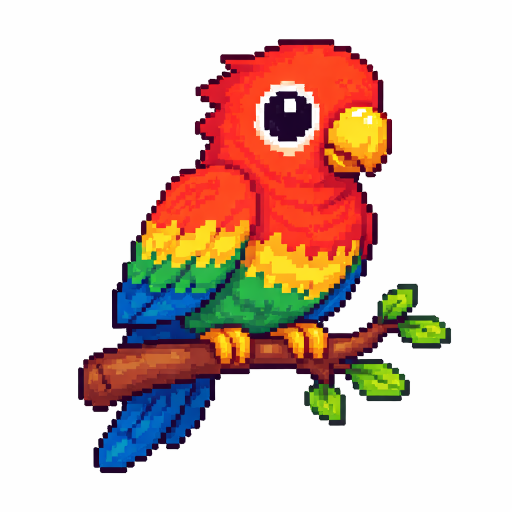
#> input picture pixelimg/pixel bird.png, 1024 x 1024 px (shown at 1/2 size)
$ python 'convolution python.py'
#> lines starting #> are read from the running program, lines starting #| are printed output that depends on the picture
from PIL import Image
import numpy as np
import matplotlib.pyplot as plt

def upsize(grid, multiplier):
    length = len(grid) * multiplier
    newgrid = np.zeros((length, length, len(grid[0][0])))
    for i in range(length):
        for j in range(length):
            newgrid[i, j] = grid[i//multiplier, j//multiplier]
    return newgrid.astype(np.uint8)

def unitconv(eff, imgarr):
    finalcolor = [0, 0, 0]
    for i in range(grid_size):
        for j in range(grid_size):
            finalcolor += imgarr[i,j] * eff[i,j]
    return finalcolor

def conv(eff, imgarr):
    imgarraylocal = np.copy(imgarr)
    for i in range(semilength, h-semilength):
        for j in range(semilength, w-semilength):
            imgarraylocal[i][j] = unitconv(eff, imgarr[i-semilength:i+semilength+1, j-semilength:j+semilength+1])
    return imgarraylocal


image_path = "pixelimg/pixel bird.png" #pick image
img = Image.open(image_path)
#> img is the input picture: PIL image 1024x1024 RGB; mean R, G, B 219.8, 199.4, 190.3
s = 64
output_s = 256

img_resized = img.resize((s, s), Image.NEAREST)
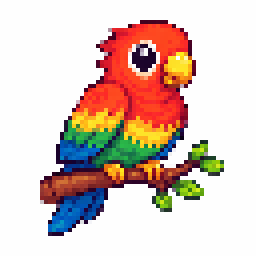
#> img_resized: PIL image 64x64 RGB (shown 4 times larger); mean R, G, B 219.6, 199.1, 190.6
image_array = np.array(img_resized.convert("RGB"))
h = image_array.shape[0]
#> h = 64
w = image_array.shape[1]
#> w = 64


grid_size = 5 #adjustable

center = grid_size // 2
semilength = grid_size - center - 1
effect_unnorm = np.zeros((grid_size, grid_size))

option = 3
if option == 1:
    for i in range(grid_size): #gaussian
        for j in range(grid_size):
            effect_unnorm[i, j] = 3**(-((i-center)**2) - ((j-center)**2))
elif option == 2: #uniform
    effect_unnorm = np.ones((grid_size, grid_size))
elif option == 3: #custom, change according to grid_size
    effect_unnorm = np.array([
        [0, 0, 1, 0, 1],
        [0, 0, 0, 1, 0],
        [0, 0, 4, 0, 1],
        [0, 0, 0, 1, 0],
        [0, 0, 1, 0, 1]
    ], dtype=np.uint8)


def norm(unnormeffect):
    return unnormeffect / np.sum(unnormeffect)

effect = norm(effect_unnorm)


final_image_array = conv(effect, image_array).astype(np.uint8)
#> after the loop in conv, `for i in range(semilength, h-semilength):`:
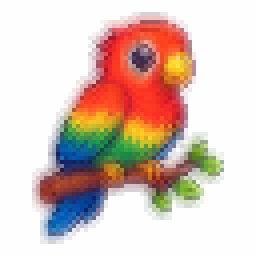
#> imgarraylocal: shape (64, 64, 3) (shown 4 times larger); mean R, G, B 219.4, 198.9, 190.4
imgf = Image.fromarray((final_image_array)).resize((output_s, output_s), Image.NEAREST)
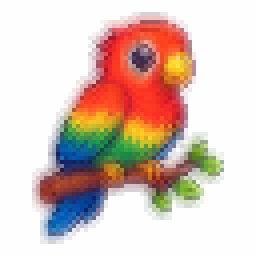
#> imgf: PIL image 256x256 RGB; mean R, G, B 219.4, 198.9, 190.4
imgorig = Image.fromarray((image_array)).resize((output_s, output_s), Image.NEAREST)
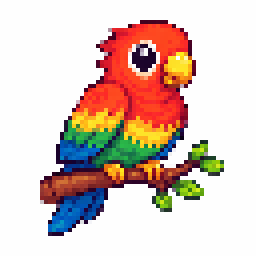
#> imgorig: PIL image 256x256 RGB; mean R, G, B 219.6, 199.1, 190.6

imgarrf = np.array(imgf)
imgarrorig = np.array(imgorig)

fig, ax = plt.subplots()
img_display = ax.imshow(imgarrf)
ax.axis("off")

def pressed(event):
    img_display.set_data(imgarrorig)
    fig.canvas.draw_idle()

def released(event):
    img_display.set_data(imgarrf)
    fig.canvas.draw_idle()

fig.canvas.mpl_connect("button_press_event", pressed)
fig.canvas.mpl_connect("button_release_event", released)

plt.show()
